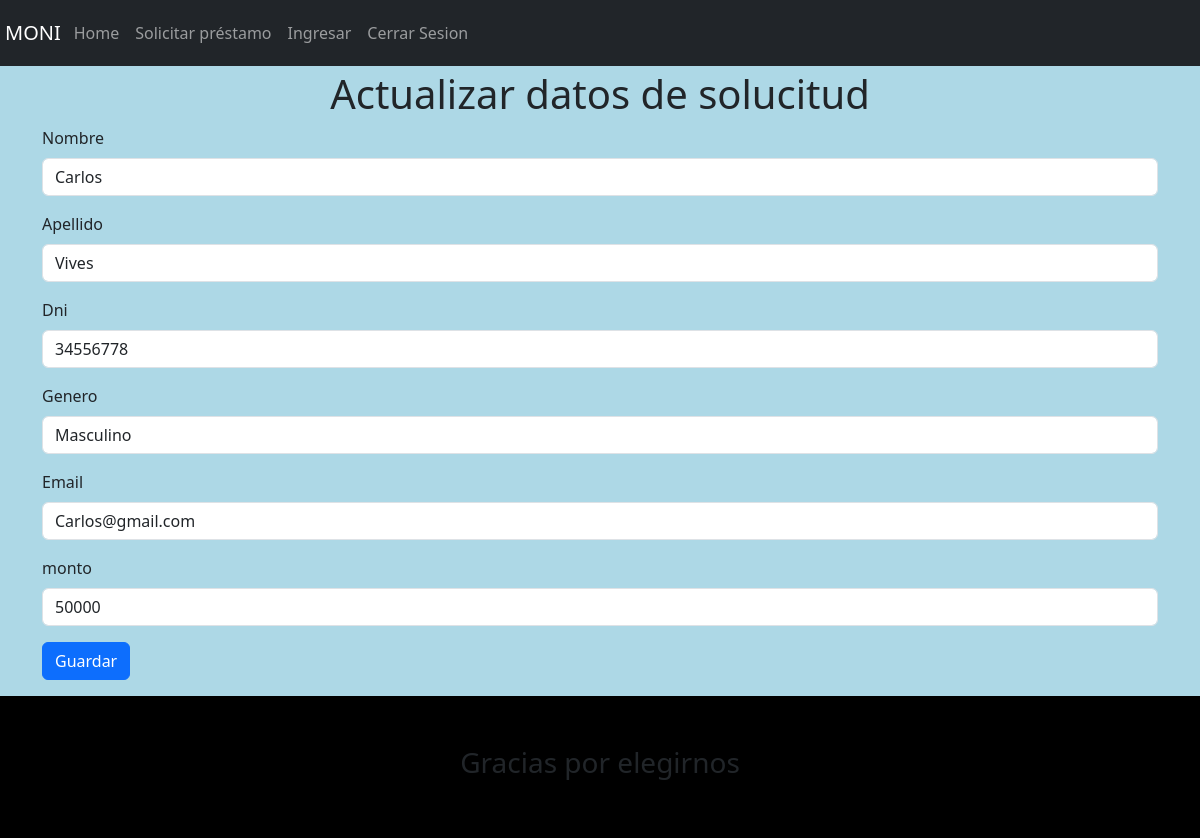
The app's page /actualizar/3/ with its own data.
### MoniApp/models.py (models this page shows)
class Pedido_prestamo(models.Model):
    nombre = models.CharField(max_length = 20)
    apellido = models.CharField(max_length = 20)
    dni = models.CharField(max_length = 10)
    genero = models.CharField(max_length = 10)
    email = models.EmailField(max_length = 50)
    monto = models.IntegerField()

### MoniApp/views.py (the view)
# urls.py: path('actualizar/', views.actualizar, name="actualizar_action"),
def actualizar(request, identificador):
    prestamoId = Pedido_prestamo.objects.get(id=identificador)
    if request.method == "POST":
        form = FormPedido_prestamo(request.POST)
        if form.is_valid():
            try:
                prestamoId.nombre = form.cleaned_data['nombre']
                prestamoId.apellido = form.cleaned_data['apellido']
                prestamoId.dni = form.cleaned_data['dni']
                prestamoId.genero = form.cleaned_data['genero']
                prestamoId.email = form.cleaned_data['email']
                prestamoId.monto = form.cleaned_data['monto']
                prestamoId.save()
                messages.success(request, 'La actualización se ha realizado con éxito!')
            except (RuntimeError):
                messages.error(request, "Hubo un error al guardar")
            return HttpResponseRedirect(reverse("listado"))
    elif request.method == "GET":
        form = FormPedido_prestamo(initial={'nombre': prestamoId.nombre, 'apellido': prestamoId.apellido,
                'dni': prestamoId.dni, 'genero': prestamoId.genero, 'email': prestamoId.email, 'monto': prestamoId.monto})
        if form.is_valid():
            contexto = {'form': form}
    else:
        return HttpResponseBadRequest("Error no conozco ese metodo para esta request " + request.method)
    return render(request, 'moniApp/actualizar.html', {'form': form})

### MoniApp/forms.py
class FormPedido_prestamo(forms.Form):
    nombre = forms.CharField(label = 'Nombre', max_length = 20)
    apellido = forms.CharField(label = 'Apellido', max_length = 20)
    dni = forms.CharField(label = 'Dni', max_length = 10)
    genero = forms.CharField(label = 'Genero', max_length = 10)
    email = forms.EmailField(label = 'Email', max_length = 50)
    monto = forms.IntegerField(label = 'monto')

### MoniApp/templates/moniApp/actualizar.html (shortened to what this page needs)
{% extends 'moniApp/home.html' %}
{% load bootstrap5 %}
{% load static %}
{% block content %}
<h1 style="margin-block-start: 70px; text-align: center;">Actualizar datos de solucitud</h1>
<form method="post">
    <div class="container">
        <div class="row">
            <div class="col">
                {% if actualizar %}
                <form action="{% url  'actualizar_action' %}" method="post">
                    {% else %}
                    <form action="{% url  'crearForm'%}" method="post">
                        {% endif %}
                        {% bootstrap_form form %}
                        {% if actualizar %}
                        {% bootstrap_button "Actualizar" button_type="submit" button_class="btn-primary" %}
                        {% else %}
                        {% bootstrap_button "Guardar" button_type="submit" button_class="btn-primary" %}
                        {% endif %}
                    </form>
            </div>
        </div>
    </div>
    {% endblock %}

### records on screen
Pedido_prestamo: nombre "Carlos", apellido "Vives", dni "34556778", genero "Masculino", email "Carlos@gmail.com", monto "50000"
